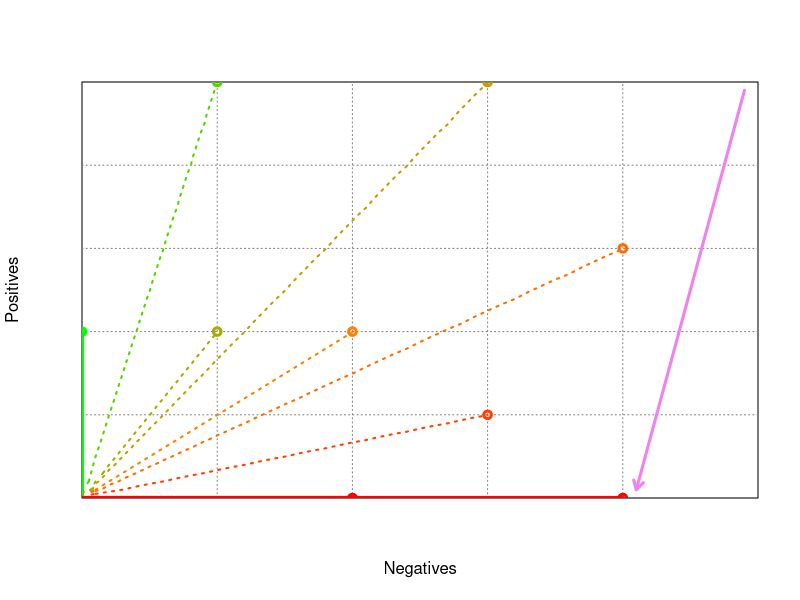

This chart was generated by the following R code:
## ---- chunk 1


#c <- 1  # class ratio dt-cost-left
c <- 1 # class ratio dt-cost-right
pos <- c*50  # positive examples
neg <- 50  # negative examples

rocgrid <- function() {
	plot( c(0,neg), c(0,pos),
		 xlim=c(0,neg),ylim=c(0,pos),
		 #asp = pos/neg,
		 xaxs = "i",yaxs = "i",
		 xaxt = 'n', yaxt = 'n',
		 type = "n",
		 xlab = "Negatives", ylab = "Positives")
	
	# add a grid
	#grid.step <- 5
	grid (nx = neg/10, ny = pos/10, col = gray(0.5))
	
	# draw diagonals
	#abline(0,pos/neg,lty="dotted")	# ascending
	#abline(pos,-pos/neg,lty="dotted")	# descending
	
	# draw axes
	#axis(2,c(0,0.2*pos,0.4*pos,0.6*pos,0.8*pos,pos),labels=c('0','20%','40%','60%','80%','100%'))
	#axis(1,c(0,0.2*neg,0.4*neg,0.6*neg,0.8*neg,neg),labels=c('0','20%','40%','60%','80%','100%'))
}

metric <- function(tp,fp,m) {
  if (tp+fp == 0) { return(0) }
  else {
    Pos = pos
    Neg = neg
    N = Pos+Neg
    TP = tp
    FP = fp
    FN = Pos-TP
    TN = Neg-FP
    if (m=='accuracy') return( (TP+TN)/N ) 
    if (m=='wracc') return( TP/N - (TP+FP)*(TP+FN)/N^2 ) 
    if (m=='confirmation') return( ((TP+FP)*(FP+TN)/N^2 - FP/N)/(sqrt((TP+FP)*(FP+TN)/N^2) - (TP+FP)*(FP+TN)/N^2) ) 
    if (m=='generality') return( (TP+FP)/N ) 
    if (m=='precision') return( TP/(TP+FP) ) 
    if (m=='laplace-precision') return( (TP+10)/(TP+FP+20) ) 
    if (m=='f-measure') return( 2*TP/(2*TP+FP+FN) ) 
    if (m=='g-measure') return( TP/(FP+Pos) ) 
    if (m=='precision*recall') return( TP^2/((TP+FP)*(TP+FN)) ) 
    if (m=='avg-precision-recall') return( TP/(2*(TP+FP)) + TP/(2*(TP+FN)) ) 
    if (m=='aucsplit') return( (TP*Neg+Pos*TN)/(2*Pos*Neg) ) 
    if (m=='balanced-aucsplit') return( TP/Pos - FP/Neg ) 
    if (m=='chi2') return( (TP*TN - FP*FN)^2 / ((TP+FP)*(TP+FN)*(FP+TN)*(FN+TN)) ) 
    if (m=='info-gain') return( entropy(Pos,Neg) - (TP+FP)/N*entropy(TP,FP) - (FN+TN)/N*entropy(FN,TN) )
    if (m=='gini') return( gini(Pos,Neg) - (TP+FP)/N*gini(TP,FP) - (FN+TN)/N*gini(FN,TN) )
    if (m=='dkm') return( dkm(Pos,Neg) - (TP+FP)/N*dkm(TP,FP) - (FN+TN)/N*dkm(FN,TN) )
    if (m=='entropy') return( entropy(TP,FP)/2 )
    if (m=='giniimp') return( gini(TP,FP) )
    if (m=='dkmimp') return( dkm(TP,FP) )
    if (m=='minacc') return( minacc(TP,FP) )
  }
}

entropy <- function(P,N) {
  p <- P/(P+N)
  n <- N/(P+N)
  if (P==0 || N==0) { return( 0 ) }
  else { return( -p*log2(p) -n*log2(n) ) }
}

gini <- function(P,N) {
  p <- P/(P+N)
  n <- N/(P+N)
  return( 4*p*n )	
}

dkm <- function(P,N) {
  p <- P/(P+N)
  n <- N/(P+N)
  return( 2*sqrt(p*n) )	
}

minacc <- function(P,N) {
  p <- P/(P+N)
  n <- N/(P+N)
  return( min(p,n) )	
}


save = FALSE

if (save==FALSE) {colour1="red"; colour2="blue"} else {colour1="black"; colour2="black"}

contour1 <- function(m,col,lty,tp,fp) {
	v <- metric(tp,fp,m)
	col=rgb(min(2-2*v,1),v,0)
	points(fp,tp,col=col,type='p',lwd=3)
	if (tp==0 || fp==0) { 
		lines(c(0,fp),c(0,tp),col=col,lty=lty,lwd=4)
		return() 
	}
	x <- seq(0,fp)
	y <- seq(0,tp)
	z <- matrix(nrow=fp+1,ncol=tp+1)
	for (i in x) {
	  for (j in y) {
		z[i+1,j+1] = metric(j,i,m)
	  }
	}
	contour(x,y,z,level=v,lwd=2,add=TRUE,col=col,lty=lty,labels="")
}

rocgrid()
d = 1
method = 'precision'
colour = 'black'
p =  0; n = 40
arrows(50-d,50-d,n+d,p+d,col='violet',length=0.1,lwd=3)
#lines(c(0,neg),c(0,0),col='red',lwd=3)
#lines(c(0,0),c(0,pos),col='green',lwd=3)
contour1(method,'red','solid',  p,  n)
contour1(method,colour,'dotted',10, 30)
contour1(method,colour,'dotted',20, 20)
contour1(method,'green','solid',20,  0)
contour1(method,colour,'dotted',50, 10)
contour1(method,colour,'dotted',50, 30)
contour1(method,'red','solid', 0, 20)
contour1(method,colour,'dotted',30, 40)
contour1(method,colour,'dotted',20, 10)
